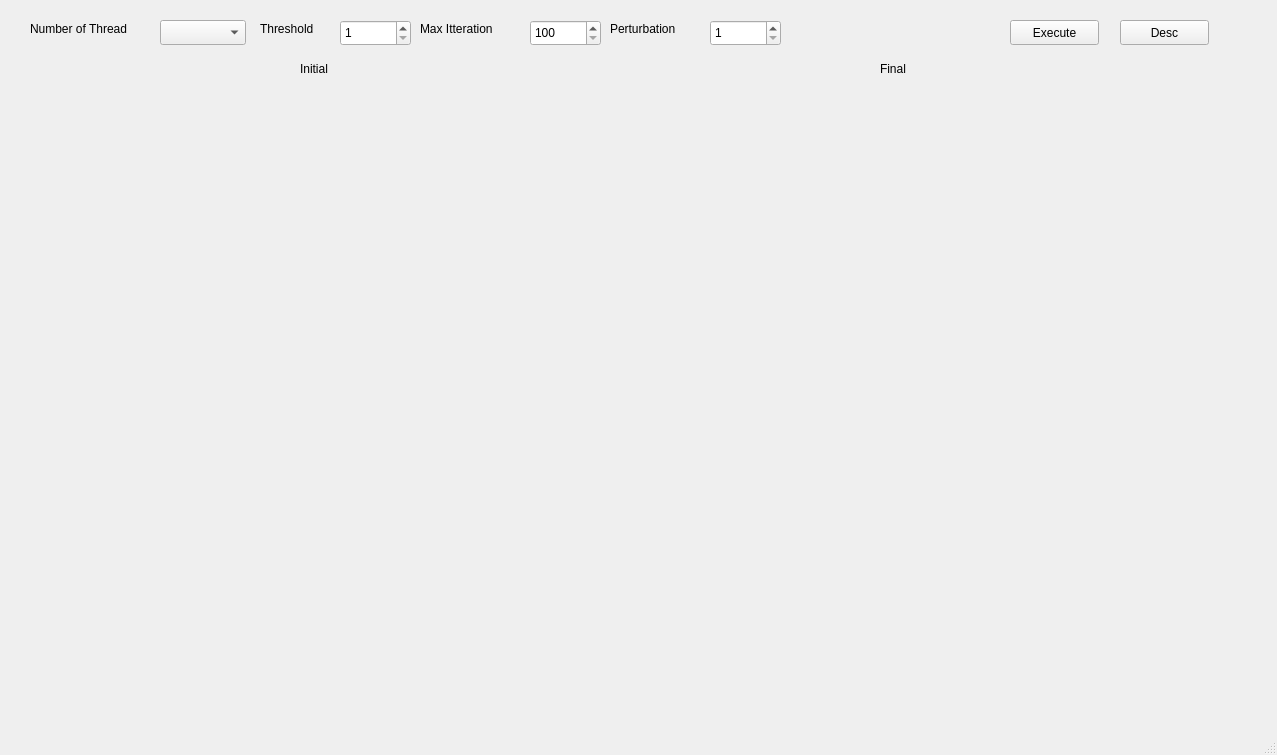
<?xml version="1.0" encoding="UTF-8"?>
<ui version="4.0">
 <class>MainWindow</class>
 <widget class="QMainWindow" name="MainWindow">
  <property name="geometry">
   <rect>
    <x>0</x>
    <y>0</y>
    <width>1277</width>
    <height>755</height>
   </rect>
  </property>
  <property name="windowTitle">
   <string>MainWindow</string>
  </property>
  <widget class="QWidget" name="centralWidget">
   <widget class="QWidget" name="horizontalLayoutWidget">
    <property name="geometry">
     <rect>
      <x>0</x>
      <y>80</y>
      <width>1271</width>
      <height>621</height>
     </rect>
    </property>
    <layout class="QHBoxLayout" name="horizontalLayout">
     <item>
      <widget class="QLabel" name="display2">
       <property name="text">
        <string/>
       </property>
      </widget>
     </item>
     <item>
      <widget class="QLabel" name="display1">
       <property name="text">
        <string/>
       </property>
      </widget>
     </item>
    </layout>
   </widget>
   <widget class="QLabel" name="label">
    <property name="geometry">
     <rect>
      <x>300</x>
      <y>60</y>
      <width>67</width>
      <height>17</height>
     </rect>
    </property>
    <property name="text">
     <string>Initial</string>
    </property>
   </widget>
   <widget class="QLabel" name="label_2">
    <property name="geometry">
     <rect>
      <x>880</x>
      <y>60</y>
      <width>67</width>
      <height>17</height>
     </rect>
    </property>
    <property name="text">
     <string>Final</string>
    </property>
   </widget>
   <widget class="QPushButton" name="pushButton">
    <property name="geometry">
     <rect>
      <x>1120</x>
      <y>20</y>
      <width>89</width>
      <height>25</height>
     </rect>
    </property>
    <property name="text">
     <string>Desc</string>
    </property>
   </widget>
   <widget class="QPushButton" name="pushButtonExecute">
    <property name="geometry">
     <rect>
      <x>1010</x>
      <y>20</y>
      <width>89</width>
      <height>25</height>
     </rect>
    </property>
    <property name="text">
     <string>Execute</string>
    </property>
   </widget>
   <widget class="QLabel" name="label_3">
    <property name="geometry">
     <rect>
      <x>30</x>
      <y>20</y>
      <width>181</width>
      <height>17</height>
     </rect>
    </property>
    <property name="text">
     <string>Number of Thread</string>
    </property>
   </widget>
   <widget class="QComboBox" name="threadComboBox">
    <property name="geometry">
     <rect>
      <x>160</x>
      <y>20</y>
      <width>86</width>
      <height>25</height>
     </rect>
    </property>
   </widget>
   <widget class="QLabel" name="label_4">
    <property name="geometry">
     <rect>
      <x>260</x>
      <y>20</y>
      <width>191</width>
      <height>17</height>
     </rect>
    </property>
    <property name="text">
     <string>Threshold</string>
    </property>
   </widget>
   <widget class="QLabel" name="label_5">
    <property name="geometry">
     <rect>
      <x>420</x>
      <y>20</y>
      <width>191</width>
      <height>17</height>
     </rect>
    </property>
    <property name="text">
     <string>Max Itteration</string>
    </property>
   </widget>
   <widget class="QSpinBox" name="tresholdSpinBox">
    <property name="geometry">
     <rect>
      <x>340</x>
      <y>20</y>
      <width>71</width>
      <height>26</height>
     </rect>
    </property>
    <property name="minimum">
     <number>1</number>
    </property>
    <property name="maximum">
     <number>1000</number>
    </property>
   </widget>
   <widget class="QSpinBox" name="iterationSpinBox">
    <property name="geometry">
     <rect>
      <x>530</x>
      <y>20</y>
      <width>71</width>
      <height>26</height>
     </rect>
    </property>
    <property name="minimum">
     <number>100</number>
    </property>
    <property name="maximum">
     <number>10000</number>
    </property>
   </widget>
   <widget class="QLabel" name="label_6">
    <property name="geometry">
     <rect>
      <x>610</x>
      <y>20</y>
      <width>191</width>
      <height>17</height>
     </rect>
    </property>
    <property name="text">
     <string>Perturbation</string>
    </property>
   </widget>
   <widget class="QSpinBox" name="perturbSpinBox">
    <property name="geometry">
     <rect>
      <x>710</x>
      <y>20</y>
      <width>71</width>
      <height>26</height>
     </rect>
    </property>
    <property name="minimum">
     <number>1</number>
    </property>
    <property name="maximum">
     <number>1000</number>
    </property>
   </widget>
  </widget>
  <widget class="QStatusBar" name="statusBar"/>
 </widget>
 <layoutdefault spacing="6" margin="11"/>
 <resources/>
 <connections/>
</ui>
